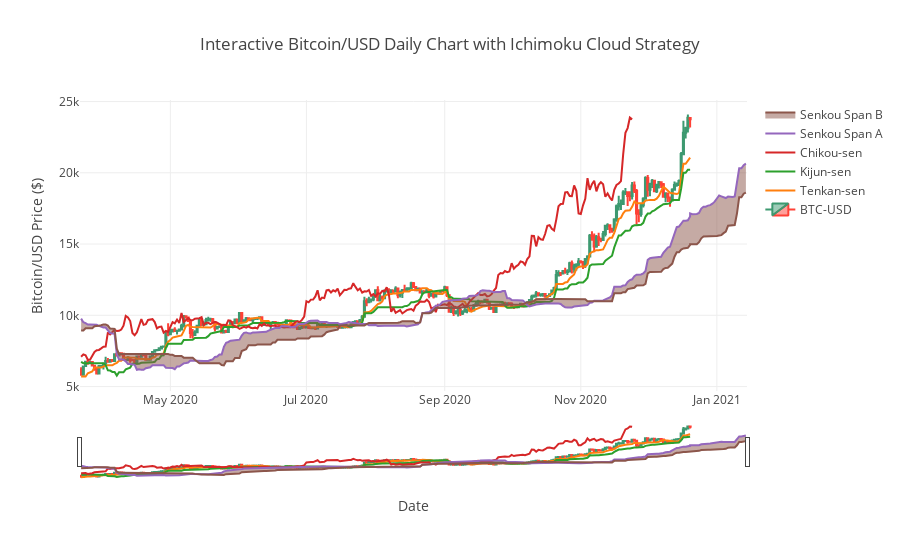

Notebook code cell kept with this figure:
### Markdown cell above
### Graph I Comments:

The graph is good to glimpse at but unfortunately, it has far too many cons: it does not show BTC as candlesticks. We could modify the code by using "from mpl_finance import candlestick_ohlc" library to showcase BTC/USD nicely. Another downside is that the graph looks very condensed. The time axis is not shown by the actual date but by days passed. The graph does not allow the user to interact with the details of the graph, which is a big bummer in my opinion. Let us see Method 2 using Plotly to get around this problem.

### Code cell
# Method 2 Plotting using Plotly:

df= df.tail(300)

fig = go.Figure(data=[go.Candlestick(name="BTC-USD",x=df['Date'],
                open=df['Open'],
                high=df['High'],
                low=df['Low'],
                close=df['Close'])])

fig.add_scatter(x=df['Date'], y=df['tenkan_sen'], name="Tenkan-sen", mode='lines')
fig.add_scatter(x=df['Date'], y=df['kijun_sen'],name="Kijun-sen", mode='lines')
fig.add_scatter(x=df['Date'], y=df['chikou_span'], name="Chikou-sen", mode='lines')
fig.add_scatter(x=df['Date'], y=df['senkou_span_a'], name="Senkou Span A", mode='lines')
fig.add_scatter(x=df['Date'], y=df['senkou_span_b'], fill='tonexty',name="Senkou Span B", mode='lines')

fig.layout.update(
    title='Interactive Bitcoin/USD Daily Chart with Ichimoku Cloud Strategy',
    xaxis_title='Date',
    yaxis_title='Bitcoin/USD Price ($)'
)


fig.show()

### Figure 1 — Plotly figure (JSON) as saved in the notebook; plotly's stock layout.template omitted (floating-point values rounded to 4 significant figures; data arrays with more than 128 entries replaced by an {"elided": "..."} marker saying what was removed)
{"data": [{"close": {"elided": "300 float values"}, "high": {"elided": "300 float values"}, "low": {"elided": "300 float values"}, "name": "BTC-USD", "open": {"elided": "300 float values"}, "type": "candlestick", "uid": "cf27746e-0713-4fe1-8b33-25b3ef80faa6", "x": {"elided": "300 str values"}}, {"mode": "lines", "name": "Tenkan-sen", "type": "scatter", "uid": "615bb742-1455-4dc6-a372-9571515b6cd6", "x": {"elided": "300 str values"}, "y": {"elided": "300 float values"}}, {"mode": "lines", "name": "Kijun-sen", "type": "scatter", "uid": "e4fd5acc-5e6e-4d47-ad73-7291b1f7615f", "x": {"elided": "300 str values"}, "y": {"elided": "300 float values"}}, {"mode": "lines", "name": "Chikou-sen", "type": "scatter", "uid": "20be7712-8ea7-46ec-a548-a82fe881605e", "x": {"elided": "300 str values"}, "y": {"elided": "300 float values"}}, {"mode": "lines", "name": "Senkou Span A", "type": "scatter", "uid": "a8635bb1-266a-40bf-a883-5e8fce5b38d9", "x": {"elided": "300 str values"}, "y": {"elided": "300 float values"}}, {"fill": "tonexty", "mode": "lines", "name": "Senkou Span B", "type": "scatter", "uid": "d924de50-b643-4bb1-a848-7a93fbd5e756", "x": {"elided": "300 str values"}, "y": {"elided": "300 float values"}}], "layout": {"title": {"text": "Interactive Bitcoin/USD Daily Chart with Ichimoku Cloud Strategy"}, "xaxis": {"title": {"text": "Date"}}, "yaxis": {"title": {"text": "Bitcoin/USD Price ($)"}}}}
